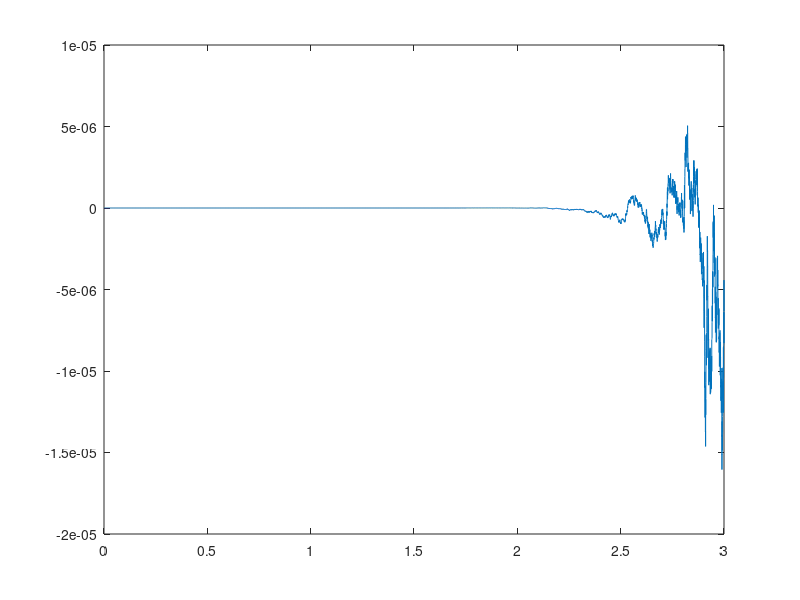

MATLAB code to generate this figure:
clc
clear
phi_s = acos(-sqrt(3)/3);
phi_u = acos(sqrt(3)/3);
e_s = [-sqrt(2)/2;sqrt(2)/2;0];
e_u = [sqrt(2)/2;-sqrt(2)/2;0];

q00 = [e_u*sin(phi_u/2)];


A = [[0.	0.	0.	0.444037	0.	-0.162529];
[0.	0.	0.	0.	0.444037	-0.162529];
[0.	0.	0.	0.162529	0.162529	0.444037];
[94.8542	-25.4161	-25.4161	-0.00175975	-0.00102745	-0.00102745];
[-25.4161	94.8542	-25.4161	-0.00102745	-0.00175975	-0.0010274];
[-69.4381	-69.4381	50.8322	-0.00102745	-0.00102745	-0.00175975]];
B = [[0.	0.	0.];
    [0.	0.	0.];
    [0.	0.	0.];
    [136.24	60.3319	60.3319];
    [60.3319	136.24	60.3319];
    [60.3319	60.3319	103.332]];
C = ones(6);
D = zeros(6,3);
sys = ss(A,B,C,D);
t = 0:0.0001:3;
u = zeros(length(t),3);
x0 = [q00.' 0 0 0];
[y,t,x] = lsim(sys,u,t,x0);
% h = bodeplot(sys);
% setoptions(h,'IOGrouping','none');
plot(t,y(:,1))



